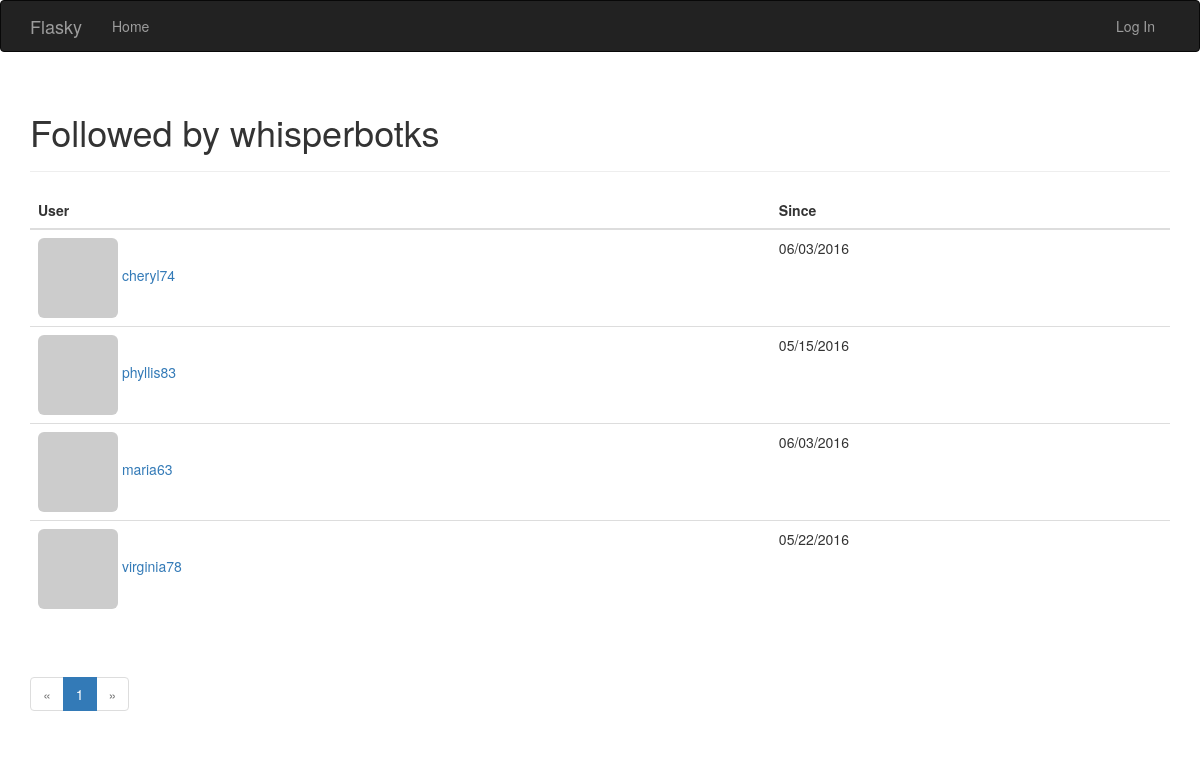
Page /followed_by/whisperbotks on the committed database.
### app/models.py (models this page shows, shortened)
class User(UserMixin, db.Model):
	__tablename__ = 'users'
	id = db.Column(db.Integer, primary_key=True)
	email = db.Column(db.String(64), unique=True, index=True)
	username = db.Column(db.String(64), unique=True, index=True)
	role_id = db.Column(db.Integer, db.ForeignKey('roles.id'))
	password_hash = db.Column(db.String(128))
	confirmed = db.Column(db.Boolean, default=False)
	name = db.Column(db.String(64))
	location = db.Column(db.String(64))
	about_me = db.Column(db.Text())
	member_since = db.Column(db.DateTime(), default=datetime.utcnow)
	last_seen = db.Column(db.DateTime(), default=datetime.utcnow)
	avatar_hash = db.Column(db.String(32))
	posts = db.relationship('Post', backref='author', lazy='dynamic')
	comments = db.relationship('Comment', backref='author', lazy='dynamic')
	followed = db.relationship('Follow',
							   foreign_keys=[Follow.follower_id],
							   backref=db.backref('follower', lazy='joined'),
							   lazy='dynamic',
							   cascade='all, delete-orphan')
	followers = db.relationship('Follow',
							   foreign_keys=[Follow.followed_id],
							   backref=db.backref('followed', lazy='joined'),
							   lazy='dynamic',
							   cascade='all, delete-orphan')
	@property
	def password(self):
		raise AttributeError('password is not a readable attribute')
	''' and (self.role.permissions & permissions) == permissions'''
	def gravatar(self, size=100, default='identicon', rating='g'):
		if request.is_secure:
			url = 'https://secure.gravatar.com/avatar'
		else:
			url = 'http://www.gravatar.com/avatar'
		hash = self.avatar_hash or hashlib.md5(self.email.encode('utf-8')).hexdigest()
		return '{url}/{hash}?s={size}&d={default}&r={rating}'.format(url=url, hash=hash, size=size, default=default, rating=rating)

class Follow(db.Model):
	__tablename__ = 'follows'
	follower_id = db.Column(db.Integer, db.ForeignKey('users.id'), primary_key=True)
	followed_id = db.Column(db.Integer, db.ForeignKey('users.id'), primary_key=True)
	timestamp = db.Column(db.DateTime, default=datetime.utcnow)

### app/main/views.py (the view)
@main.route('/followed_by/<username>')
def followed_by(username):
	user = User.query.filter_by(username=username).first()
	if user is None:
		flash('Invalid User.')
		return redirect(url_for('.index'))
	page = request.args.get('page', 1, type=int)
	pagination = user.followed.paginate(
			page, per_page=current_app.config['FLASKY_POSTS_PER_PAGE'],
			error_out=False)
	followed_by = [{'user': item.followed, 'timestamp': item.timestamp}
					for item in pagination.items]
	return render_template('followed_by.html', user=user, title="Followed by",
							endpoint='.followed_by', pagination=pagination, followed_by=followed_by)

### app/auth/views.py (called while the page is built)
@auth.before_app_request
def before_request():
	if current_user.is_authenticated:
		current_user.ping()
		if not current_user.confirmed \
				and request.endpoint[:5] != 'auth.' \
				and request.endpoint != 'static':
			return redirect(url_for('auth.unconfirmed'))

### app/main/__init__.py (called while the page is built)
@main.app_context_processor
def inject_permissions():
	return dict(Permission=Permission)

### app/models.py (called while the page is built)
	def can(self, permissions):
		return False

### app/templates/followed_by.html (shortened to what this page needs)
{% extends "base.html" %}
{% import "_macros.html" as macros %}
{% block page_content %}
<div class="page-header">
    <h1>{{ title }} {{ user.username }}</h1>
</div>
<table class="table table-hover followers">
    <thead><tr><th>User</th><th>Since</th></tr></thead>
    {% for followed_by in followed_by %}
	{% if followed_by.user != user %}
    <tr>
        <td>
            <a href="{{ url_for('.user', username = followed_by.user.username) }}">
                <img class="img-rounded" src="{{ followed_by.user.gravatar(size=32) }}">
                {{ followed_by.user.username }}
            </a>
        </td>
        <td>{{ moment(followed_by.timestamp).format('L') }}</td>
    </tr>
	{% endif %}
    {% endfor %}
</table>
<div class="pagination">
    {{ macros.pagination_widget(pagination, endpoint, username = user.username) }}
</div>
{% endblock %}

### rows in the picture
User: username "whisperbotks"
User: user.username "cheryl74"
Follow: timestamp "06/03/2016"
User: user.username "phyllis83"
Follow: timestamp "05/15/2016"
User: user.username "maria63"
Follow: timestamp "06/03/2016"
User: user.username "virginia78"
Follow: timestamp "05/22/2016"

### other values in the picture
{{ title }} "Followed by"
{{ p }} "1"
